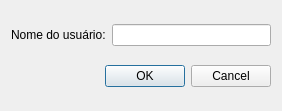
<?xml version="1.0" encoding="UTF-8"?>
<ui version="4.0">
 <class>NovaConversa</class>
 <widget class="QDialog" name="NovaConversa">
  <property name="geometry">
   <rect>
    <x>0</x>
    <y>0</y>
    <width>282</width>
    <height>111</height>
   </rect>
  </property>
  <property name="windowTitle">
   <string>Dialog</string>
  </property>
  <layout class="QGridLayout" name="gridLayout">
   <item row="0" column="0">
    <layout class="QHBoxLayout" name="horizontalLayout">
     <item>
      <widget class="QLabel" name="label">
       <property name="text">
        <string>Nome do usuário:</string>
       </property>
      </widget>
     </item>
     <item>
      <widget class="QLineEdit" name="lineEditUsuario">
       <property name="text">
        <string/>
       </property>
      </widget>
     </item>
    </layout>
   </item>
   <item row="1" column="0">
    <widget class="QDialogButtonBox" name="buttonBox">
     <property name="orientation">
      <enum>Qt::Horizontal</enum>
     </property>
     <property name="standardButtons">
      <set>QDialogButtonBox::Cancel|QDialogButtonBox::Ok</set>
     </property>
    </widget>
   </item>
  </layout>
 </widget>
 <resources/>
 <connections>
  <connection>
   <sender>buttonBox</sender>
   <signal>accepted()</signal>
   <receiver>NovaConversa</receiver>
   <slot>accept()</slot>
   <hints>
    <hint type="sourcelabel">
     <x>248</x>
     <y>254</y>
    </hint>
    <hint type="destinationlabel">
     <x>157</x>
     <y>274</y>
    </hint>
   </hints>
  </connection>
  <connection>
   <sender>buttonBox</sender>
   <signal>rejected()</signal>
   <receiver>NovaConversa</receiver>
   <slot>reject()</slot>
   <hints>
    <hint type="sourcelabel">
     <x>316</x>
     <y>260</y>
    </hint>
    <hint type="destinationlabel">
     <x>286</x>
     <y>274</y>
    </hint>
   </hints>
  </connection>
 </connections>
</ui>
